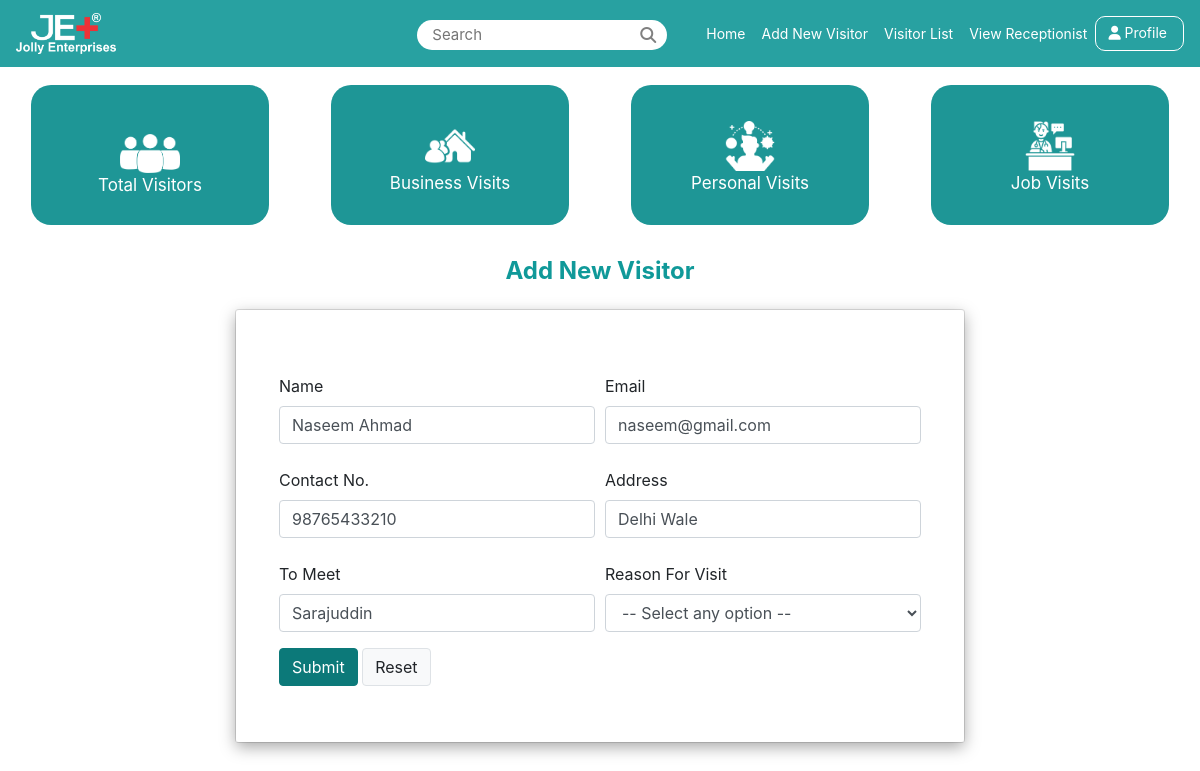
Page /update-visitor/4/ (signed in) on the committed database.
### mainApp/models.py (models this page shows, shortened)
class Visitor(models.Model):
    name = models.CharField(max_length=20)
    phone = models.CharField(max_length=15)
    email = models.EmailField(max_length=100)
    purpose = models.ForeignKey(VisitReason, on_delete=models.CASCADE)
    to_meet = models.CharField(max_length=50)
    date_of_visit = models.DateField()
    createdBy = models.CharField(max_length=50, null=True, blank=True)
    address = models.CharField(max_length=250, default='')
    last_updated = models.CharField(max_length=50, blank=True, null=True)
    who_updated = models.CharField(max_length=50, null=True, blank=True)

### mainApp/views.py (the view, shortened to what this page needs)
# urls.py: path('update-visitor/<int:id>/', views.updateVisitorPage),
@login_required(login_url="/login/")
def updateVisitorPage(request, id):
    data = Visitor.objects.get(id=id)
    visitReason = VisitReason.objects.all()
    return render(request, 'update-visitor.html', {'v':data, 'visitReason':visitReason})

### mainApp/templates/update-visitor.html (shortened to what this page needs)
{% extends 'index.html' %}
{% block body %}
<div id="main-wrapper" class="container m-4 mx-auto" >
  <div class="mb-3 d-flex justify-content-center">
    <h3 class="h4 font-weight-bold text-theme">Add New Visitor</h3>
</div>
  <div class="row">
      <div class="col-lg-8 mx-auto">
          <div class="card">
              <div class="card-body py-lg-5" style="box-shadow: rgba(0, 0, 0, 0.35) 0px 5px 15px;">
                  <div class="d-flex justify-content-center ">
                      <div class="col-lg-12">
                          <div class="p-2">
                              <form action="/update-visitor/{{v.id}}/" method="post">
                                  <div class="form-row">
                                      <div class="form-group col-md-6 pt-2">
                                        <label>Name</label>
                                        <input type="text" value="{{v.name}}" class="form-control" name="name" required>
                                      </div>
                                      <div class="form-group col-md-6 pt-2">
                                        <label>Email</label>
                                        <input type="email" value="{{v.email}}" class="form-control" name="email" required>
                                      </div>
                                    </div>
                                  <div class="form-row">
                                      <div class="form-group col-md-6 pt-2">
                                        <label>Contact No.</label>
                                        <input type="tel" value="{{v.phone}}" class="form-control" name="phone" required>
                                      </div>
                                      <div class="form-group col-md-6 pt-2">
                                        <label>Address</label>
                                        <input type="text" value="{{v.address}}" class="form-control" name="address" required>
                                      </div>
                                    </div>
                                  <div class="form-row">
                                    <div class="form-group col-md-6 pt-2">
                                      <label>To Meet</label>
                                      <input type="text" value="{{v.to_meet}}" class="form-control" name="to_meet" required>
                                    </div>
                                      <div class="form-group col-md-6 pt-2">
                                        <label>Reason For Visit</label>
                                        <select name="purpose" class="form-control" required>
                                          <option value="">-- Select any option --</option>
                                        </select>
                                      </div>
                                    </div>
                                  <button type="submit" class="btn btn-theme">Submit</button>
                                  <button type="reset" class="btn btn-light border">Reset</button>
                              </form>
                          </div>
                      </div>
                    </div>
              </div>
          </div>
      </div>
  </div>
</div>
{% endblock %}

### static/css/style.css (style rules this page uses)
* { margin: 0; padding: 0; box-sizing: border-box; }
body { overflow: hidden; overflow-y: auto; }
.form-control { box-shadow: none; }
.btn-theme { background-color: rgb(12, 121, 121); border-color: rgb(12, 121, 121); color: #fff; }
.text-theme { color: rgb(16, 153, 153) !important; }

### rows in the picture
Visitor: name "Naseem Ahmad", email "naseem@gmail.com", phone "98765433210", address "Delhi Wale", to_meet "Sarajuddin"
